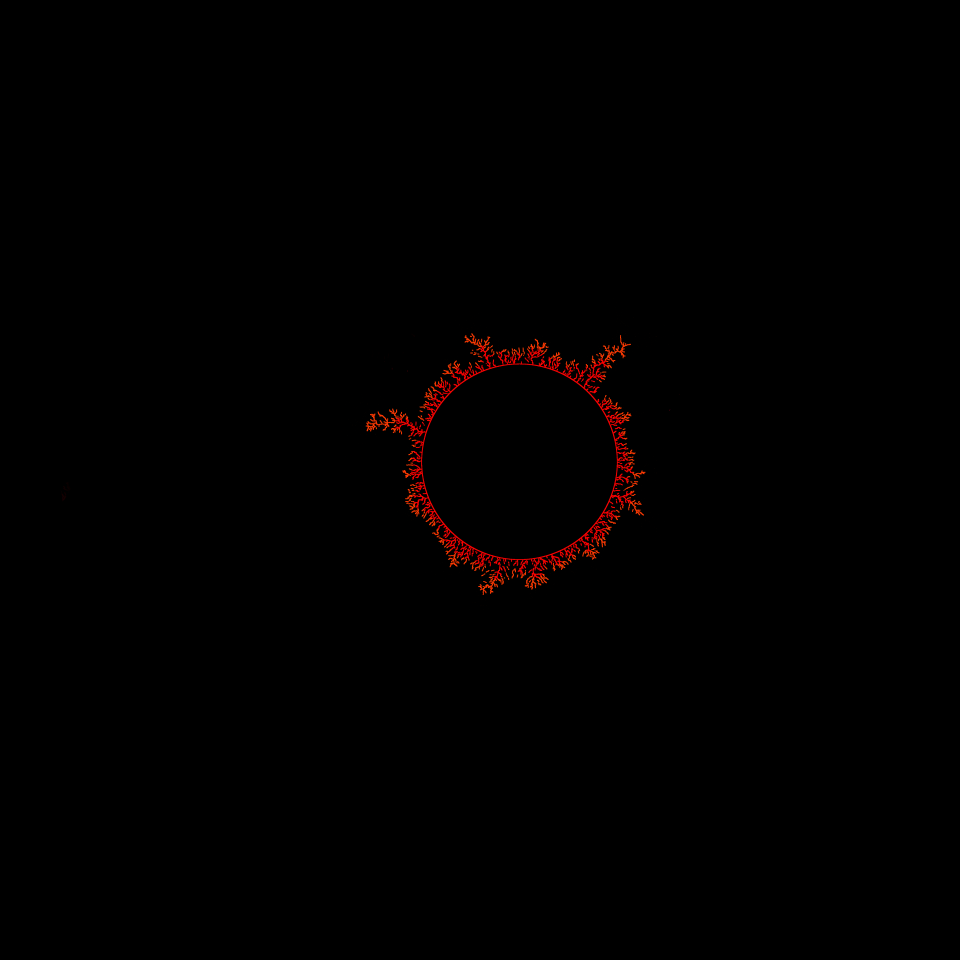
#> input picture colours/ALE_a0_eta0_sigmad_n8000/RedEdited.png, 1920 x 1920 px, found by its file name (shown at 1/2 size)
$ jupyter execute --allow-errors UnionOfColours.ipynb   (older library calls are emulated)
#> lines starting #> are read from the running program, lines starting #| are printed output that depends on the picture; after the words box and inside, x2 and y2 are one past the last pixel; in counts of white or black regions, pixels touching at a corner belong together
[cell 1]
import scipy.misc
import numpy as np
from sklearn.linear_model import LinearRegression
import cv2
import matplotlib.pyplot as plt
from PIL import Image
import csv
from tqdm import tqdm
import matplotlib.pyplot as plt
from matplotlib.pyplot import figure
from matplotlib import pyplot, transforms
import math

image interpolation?
threshold

[cell 2]
# [9 lines left out: function linreg, not called in this run]

[cell 3]
# [46 lines left out: function fractal_dimension, not called in this run]


#coeff, x, y  = fractal_dimension(I)
#print("Minkowski–Bouligand dimension (computed): ", coeff)

[cell 4]
# [12 lines left out: function start, not called in this run]

[cell 5]
# [13 lines left out: function save_csv, not called in this run]

[cell 6]
ranges ={'Violet': [(150, 100, 100), (180, 255, 255)],
 'Indigo': [(135, 100, 100), (150, 255, 255)],
 'Blue': [(90, 100, 100), (135, 255, 255)],
 'Green': [(35, 100, 100), (90, 255, 255)],
 'Yellow': [(25, 100, 100), (35, 255, 255)],
 'Orange': [(10, 100, 100), (25, 255, 255)],
 'Red': [(0,100,100),(10,100,100)]}

[cell 7]
def remove_colour(img, fname, col_min, col_max):
    upstate = cv2.imread(img)
    upstate_hsv = cv2.cvtColor(upstate, cv2.COLOR_BGR2HSV)

    mask_inverse = cv2.inRange(upstate_hsv, col_min, col_max)
    mask = mask_inverse #cv2.bitwise_not(mask_inverse)
    mask_rgb = cv2.cvtColor(mask, cv2.COLOR_GRAY2RGB)
    masked_upstate = cv2.bitwise_and(upstate, mask_rgb)

    gray = cv2.cvtColor(masked_upstate, cv2.COLOR_BGR2GRAY)

    ret, thresh = cv2.threshold(gray, 240, 255, cv2.THRESH_BINARY)

    masked_upstate[thresh == 255] = 0

    cv2.imwrite(fname, masked_upstate)

[cell 8]
# [27 lines left out: function remove_red, not called in this run]

[cell 9]
def main_run(main_img):
    for i in ranges.keys():
        if i == "Red":
            remove_red('./GivenClusters/{}.png'.format(main_img), "./colours/{}/RedPrev.png".format(main_img))
        else:
            mini = np.array((ranges[i])[0], np.uint8)
            maxi = np.array((ranges[i])[1], np.uint8)
            remove_colour('./GivenClusters/{}.png'.format(main_img), "./colours/{}/{}.png".format(main_img, i), mini, maxi)

#> (a cell that did not finish here is left out)

#> (a cell that did not finish here is left out)


[cell 12]
upstate1 = cv2.imread("./colours/turnerimg/RedEdited.png")
#> upstate1 is the input picture: shape (1920, 1920, 3); mean B, G, R 0, 0.1, 1.4
upstate1 = cv2.cvtColor(upstate1, cv2.COLOR_BGR2HSV)
#> upstate1: shape (1920, 1920, 3); mean H, S, V 0.1, 2.3, 1.4
upstate2 = cv2.imread("./colours/turnerimg/Orange32.png")
#> (the rest of this cell did not finish here and is left out)

[cell 13]
# [15 lines left out: function image_res, not called in this run]

[cell 14]
def combine(col_list, fname):
#> called with fname = '/Gen1.png'
    to_reduce = []

    red = cv2.imread("./colours/" + col_list[0].split('/')[0] + "/Red.png" , cv2.IMREAD_GRAYSCALE)
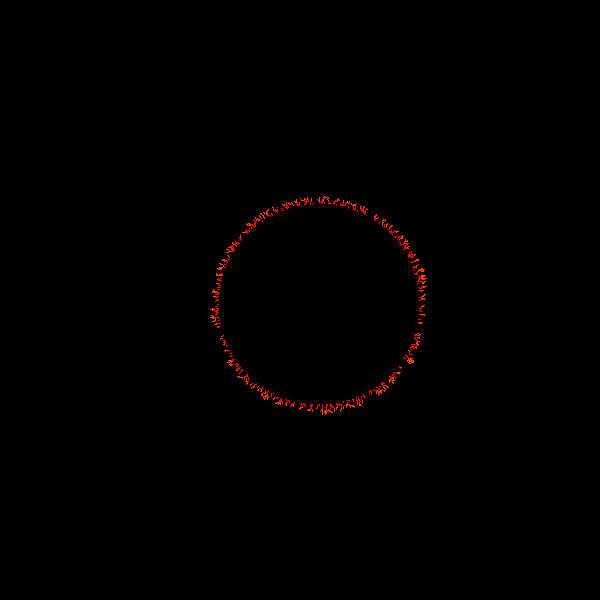
#> input picture colours/ALE_a0_eta0_sigmad_n8000/Red.png, 600 x 600 px, found by its file name
#> red: shape (600, 600); min 0, max 153, mean 0.7
    red = red.shape
#> red = (600, 600)
    print(red)
#| (600, 600)
    #cv2.imwrite(red, "test.png")
    for col in col_list:
        curr_im = cv2.imread("./colours/"+col)#, cv2.IMREAD_GRAYSCALE)
#> curr_im is the input picture: shape (600, 600, 3); mean B, G, R 0, 0.1, 1.1

        curr_im = cv2.resize(curr_im, red, Image.ANTIALIAS)
        to_reduce.append(curr_im)
    zones = np.maximum.reduce(to_reduce)
    alpha = np.any(zones>0, axis=2)
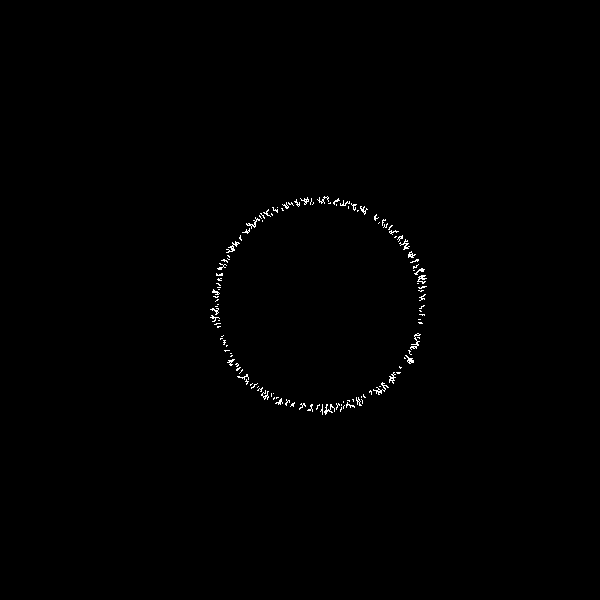
#> alpha: shape (600, 600) bool; 0.44% white in thin lines or dots, all inside (x1, y1, x2, y2) = (210, 196, 427, 415)
    alpha = Image.fromarray(alpha)
#> `count = i +1`: count = 1
    alpha.save("./colours/" + col_list[0].split('/')[0]+fname)
#plt.imshow(alpha)

[cell 15]
col_lst = ["turnerimg/Red.png","turnerimg/Orange.png", "turnerimg/Yellow.png","turnerimg/Green.png", "turnerimg/Blue.png", "turnerimg/Indigo.png", "turnerimg/Violet.png","turnerimg/RedPrev.png" ]

#> (the rest of this cell did not finish here and is left out)

[cell 16]
col_lst = ["ALE_a0_eta0_sigmad_n8000/Red.png","ALE_a0_eta0_sigmad_n8000/Orange.png", "ALE_a0_eta0_sigmad_n8000/Yellow.png","ALE_a0_eta0_sigmad_n8000/Green.png", "ALE_a0_eta0_sigmad_n8000/Blue.png", "ALE_a0_eta0_sigmad_n8000/Indigo.png", "ALE_a0_eta0_sigmad_n8000/Violet.png","ALE_a0_eta0_sigmad_n8000/RedPrev.png" ]

#> (the rest of this cell did not finish here and is left out)

#| (600, 600)

[cell 17]
len(col_lst)
#> Out = 8
